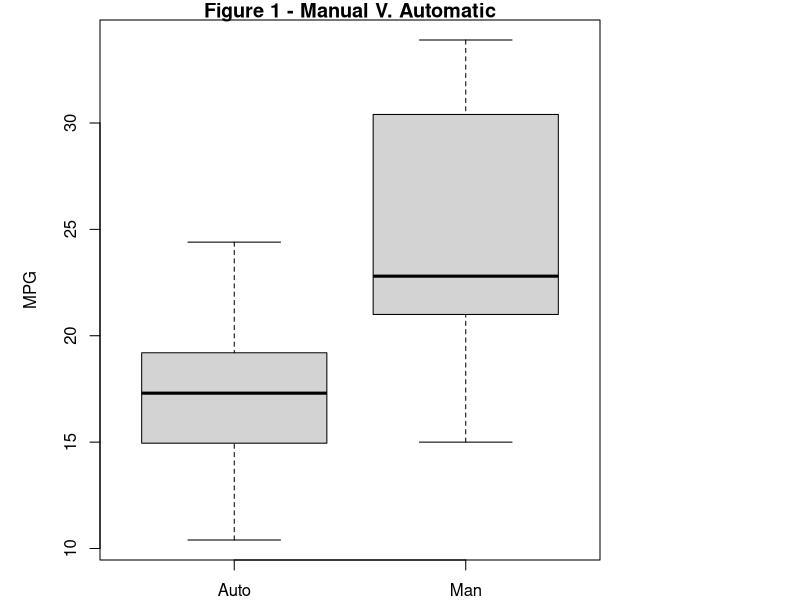
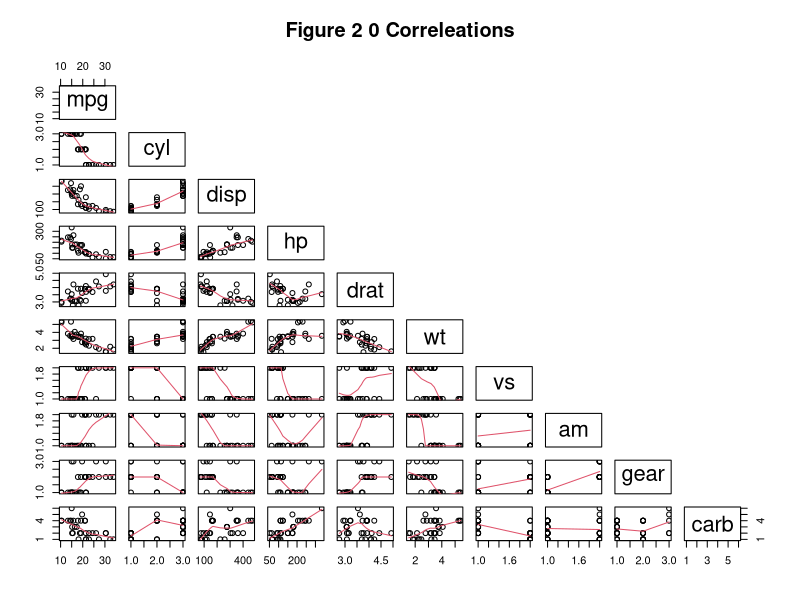
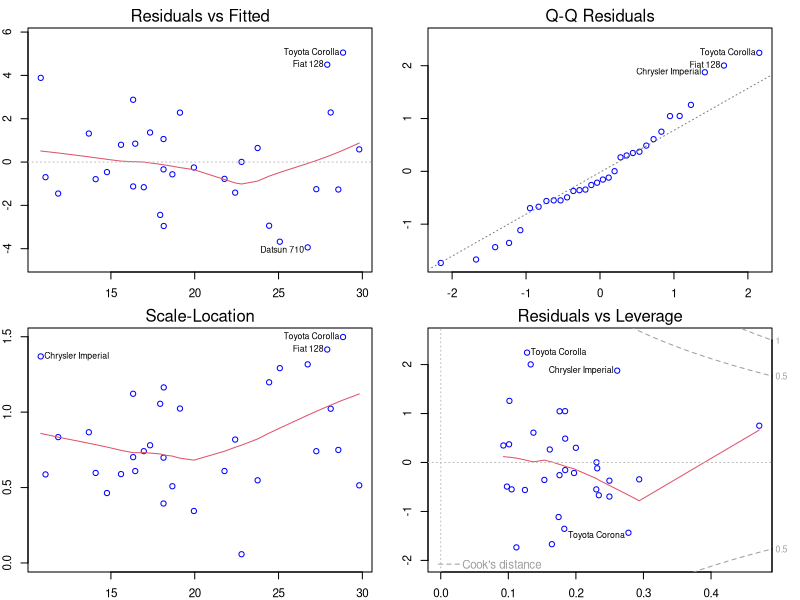

These charts were generated, in order, by the following R code:
## ---- chunk 1
data(mtcars)												# Load the dataset
mtcars <- mtcars[, c(1:6,8:11)]								# Remove the 'qsec' variable.
mtcars$am   <- factor(mtcars$am,labels=c("Auto","Man"))		# Factor 'am' to 'Auto' and 'Man'
mtcars$cyl  <- factor(mtcars$cyl)							# Convert cylinders to a factor.
mtcars$vs   <- factor(mtcars$vs, labels=c("V", "S"))		# Factor the engine type to 'V' and 'S' 
mtcars$gear <- factor(mtcars$gear)							# Convert the number of gears to a factor.
mtcars$carb <- factor(mtcars$carb)							# Convert the number of carburators to a factor.
## ---- chunk 2
paste0("Auto Mean = ", round(mean(mtcars$mpg[mtcars$am=="Auto"]),2), 
	", Man Mean = ", round(mean(mtcars$mpg[mtcars$am=="Man"]),2))
## ---- chunk 3
t <- t.test(mpg ~ am, data = mtcars)
t$p.value
## ---- chunk 4
fit <- lm(mpg ~ am + ., data = mtcars)						# Fit the full model
best <- step(fit, direction = "both", trace=FALSE)		# Find the step model.
summary(best)
## ---- chunk 5
par(pin=c(3,2), mai=c(0.4,1,0.2,2))
boxplot(mpg ~ am, data = mtcars, xlab = "Transmission Type", ylab = "MPG", main="Figure 1 - Manual V. Automatic")
## ---- chunk 6
pairs(mpg ~ ., data=mtcars, panel=panel.smooth, upper.panel=NULL, main="Figure 2 0 Correleations")
## ---- chunk 7
par(mfrow=c(2, 2), cex=0.7)
par(mar = c(2,2,2,2))
#par(oma = c(0, 0, 4, 0))
plot(best, col="blue")

